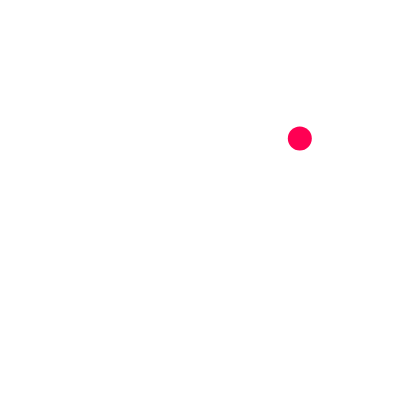
Frame 1 (no input)
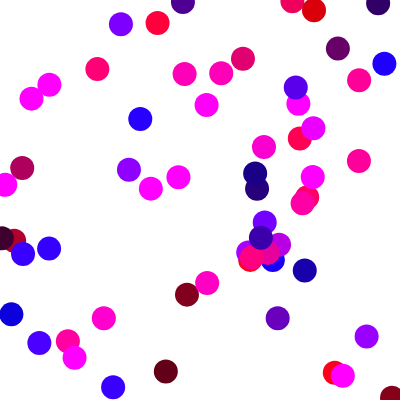
Frame 60 (no input)
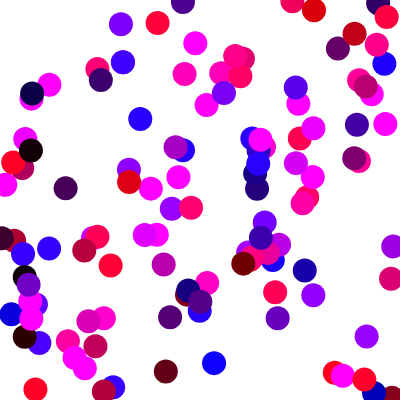
Frame 120 (the mouse pressed at the canvas centre since frame 60)

The p5.js sketch that drew these frames (run headless with seeded random() and noise() and a simulated clock; from frame 60 on, the mouse is pressed at the canvas centre):

// p5.js sketch
// ── sketch.js
let circleX = 100;
function setup() {
  createCanvas(400, 400);
}
function mousePressed() {
  circleX = 0;
}
function draw() {
r = random(0,400);
g = 0;
b = random(0,400);
x = random(0,400); 
y = random(0,400);
noStroke();
fill(r,g,b,10000);
circle(x,y,24);
}

// ── style.css
html, body {
  margin: 0;
  padding: 0;
}

canvas {
  display: block;
}

body {
  gap:2px;
  flex-direction: column;
  height: 100vh;
  display: flex;
  justify-content: center;
  align-items: center;
}
